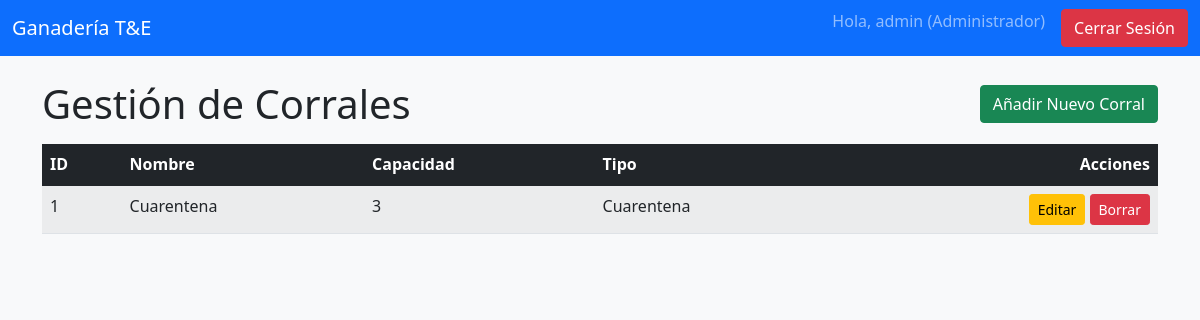
Screenshot of /gestionar_corrales (signed in) with the database file from the repository.
### app.py (models this page shows)
class Corral(db.Model):
    id = db.Column(db.Integer, primary_key=True)
    nombre = db.Column(db.String(100), unique=True, nullable=False)
    capacidad = db.Column(db.Integer, nullable=True)
    tipo_corral = db.Column(db.String(100), nullable=True)

### app.py (the view)
@app.route('/gestionar_corrales')
def gestionar_corrales():
    if 'user_id' not in session or session['user_rol'] != 'Administrador': return redirect(url_for('login'))
    corrales = Corral.query.all()
    return render_template('gestionar_corrales.html', corrales=corrales)

### Templates/gestionar_corrales.html (shortened to what this page needs)
{% extends "base.html" %}
{% block content %}
<div class="d-flex justify-content-between align-items-center mb-3">
    <h1 class="mb-0">Gestión de Corrales</h1>
    <a href="{{ url_for('add_corral') }}" class="btn btn-success">Añadir Nuevo Corral</a>
</div>
<table class="table table-striped table-hover">
    <thead class="table-dark">
        <tr>
            <th>ID</th>
            <th>Nombre</th>
            <th>Capacidad</th>
            <th>Tipo</th>
            <th class="text-end">Acciones</th>
        </tr>
    </thead>
    <tbody>
        {% for corral in corrales %}
        <tr>
            <td>{{ corral.id }}</td>
            <td>{{ corral.nombre }}</td>
            <td>{{ corral.capacidad or 'N/A' }}</td>
            <td>{{ corral.tipo_corral or 'N/A' }}</td>
            <td class="text-end">
                <a href="{{ url_for('edit_corral', corral_id=corral.id) }}" class="btn btn-sm btn-warning">Editar</a>
                <a href="{{ url_for('delete_corral', corral_id=corral.id) }}" class="btn btn-sm btn-danger" onclick="return confirm('¿Estás seguro?');">Borrar</a>
            </td>
        </tr>
        {% else %}
        <tr><td colspan="5" class="text-center">No hay corrales registrados.</td></tr>
        {% endfor %}
    </tbody>
</table>
{% endblock %}

### Templates/base.html (style rules this page uses)
body { background-color: #f8f9fa; }

### rows the page displays
Corral: id "1", nombre "Cuarentena", capacidad "3", tipo_corral "Cuarentena"

### other values shown
{{ session.username }} "admin"
{{ session.user_rol }} "Administrador"
